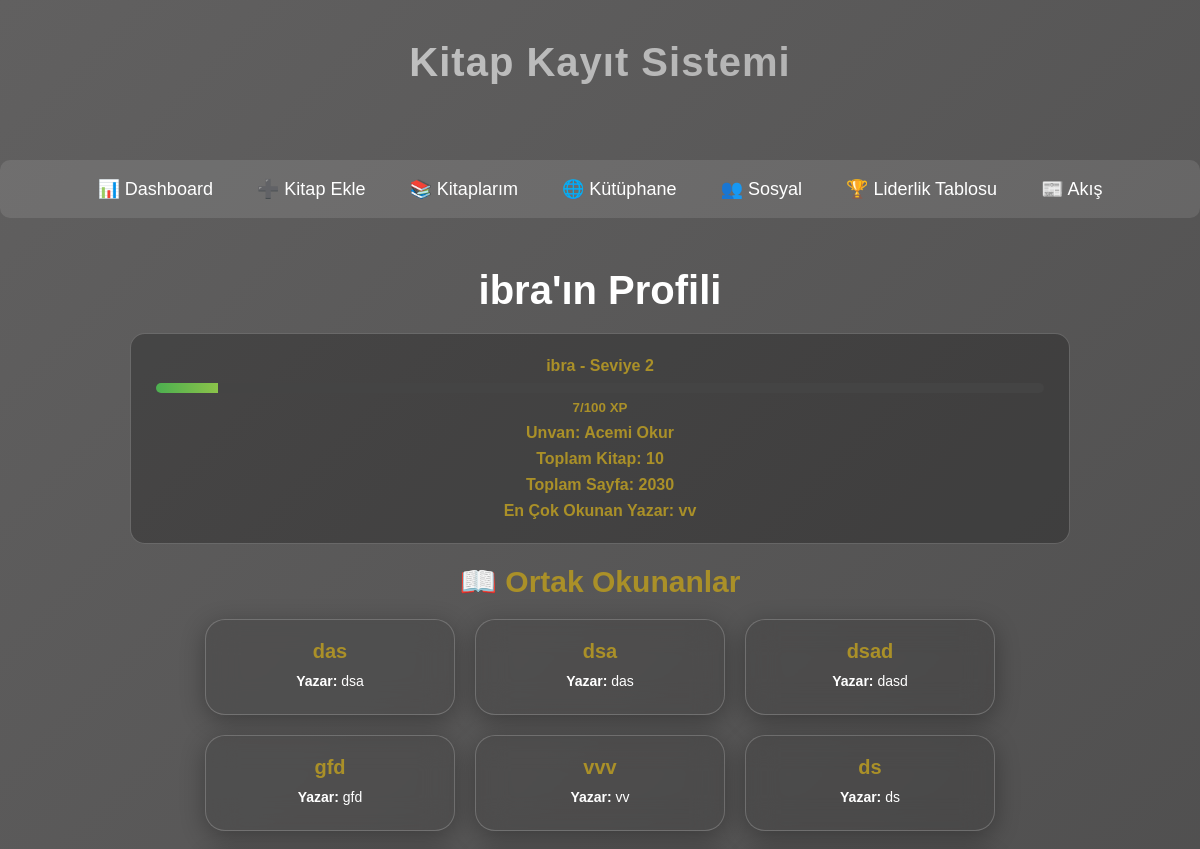
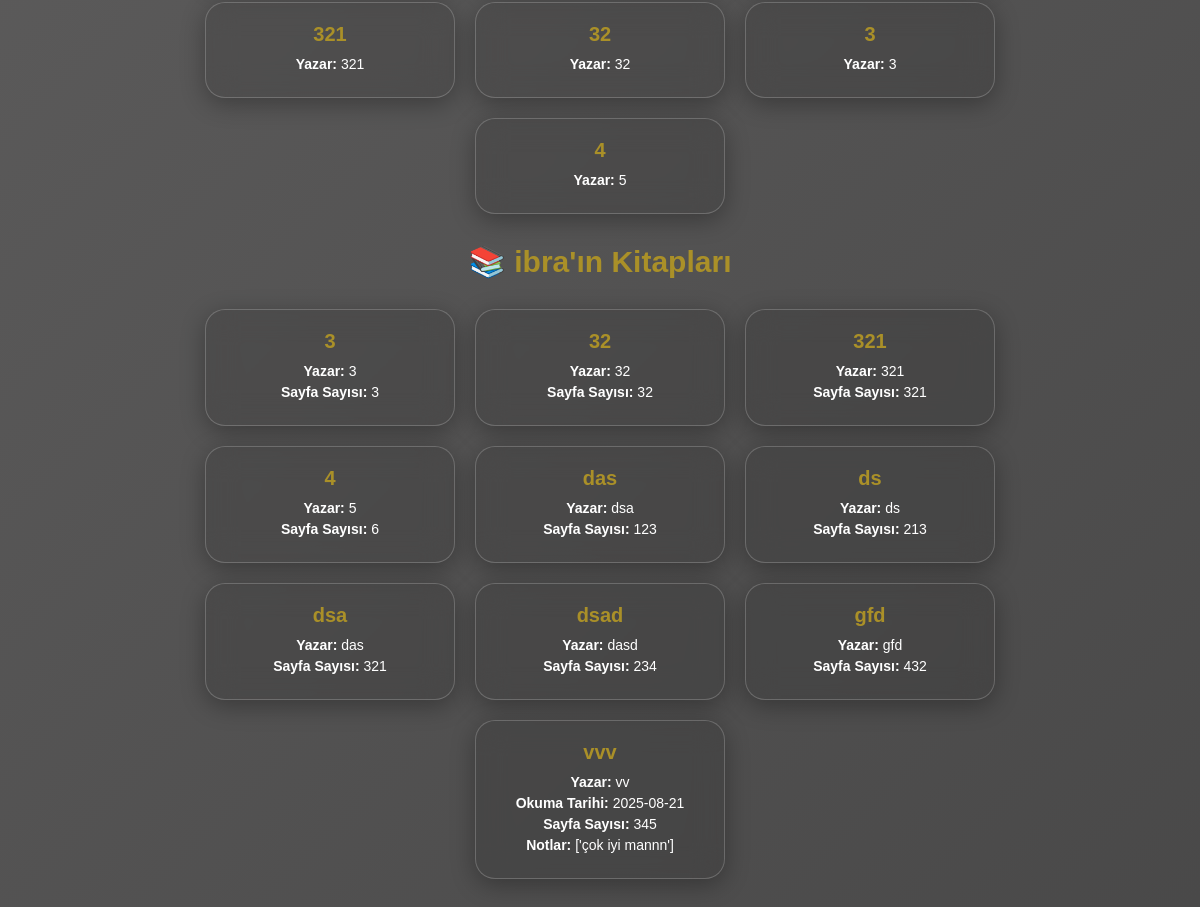
The app's page /user/1 (signed in) with its own data (2 pictures, top to bottom).
### tables this page shows
CREATE TABLE users (
            id INTEGER PRIMARY KEY AUTOINCREMENT,
            username TEXT UNIQUE NOT NULL,
            password TEXT NOT NULL,
            email TEXT,
            xp INTEGER DEFAULT 0,
            level INTEGER DEFAULT 1,
            created_at TEXT DEFAULT CURRENT_TIMESTAMP
        );

CREATE TABLE books (
            id INTEGER PRIMARY KEY AUTOINCREMENT,
            user_id INTEGER NOT NULL,
            title TEXT NOT NULL,
            author TEXT NOT NULL,
            read_date TEXT,
            page INTEGER,
            created_at TEXT DEFAULT CURRENT_TIMESTAMP,
            FOREIGN KEY(user_id) REFERENCES users(id) ON DELETE CASCADE
        );

### app.py (the view)
@app.route("/user/<int:user_id>")
def user_profile(user_id):
    if "user_id" not in session:
        flash("⚠️ Lütfen giriş yapın!", "error")
        return redirect(url_for("index"))
    current_user_id = session["user_id"]
    user_box = get_user_box_data(user_id)  # 👈 profil sahibinin bilgisi
    conn = get_connection()
    cursor = conn.cursor()
    cursor.execute("SELECT id, username FROM users WHERE id=?", (user_id,))
    user_row = cursor.fetchone()
    if not user_row:
        flash("Kullanıcı bulunamadı!", "error")
        return redirect(url_for("social"))
    user = {"id": user_row[0], "username": user_row[1]}
    cursor.execute("SELECT b.id, b.title, b.author, b.read_date, b.page FROM books b WHERE b.user_id=? ORDER BY b.title ASC", (user_id,))
    books_rows = cursor.fetchall()
    books = []
    for r in books_rows:
        book_id, title, author, read_date, page = r
        cursor.execute("SELECT note FROM notes WHERE book_id=? AND user_id=? ORDER BY id DESC", (book_id, user_id))
        user_notes = [n[0] for n in cursor.fetchall()]
        books.append({"id": book_id, "title": title, "author": author, "read_date": read_date, "page": page, "notes": user_notes})
    cursor.execute("SELECT COUNT(*), SUM(page) FROM books WHERE user_id=?", (user_id,))
    total_books, total_pages = cursor.fetchone()
    cursor.execute("SELECT author, COUNT(*) as cnt FROM books WHERE user_id=? GROUP BY author ORDER BY cnt DESC LIMIT 1", (user_id,))
    most_author_row = cursor.fetchone()
    most_author = most_author_row[0] if most_author_row else "Yok"
    stats = {"total_books": total_books or 0, "total_pages": total_pages or 0, "most_author": most_author}
    cursor.execute("SELECT title, author FROM books WHERE user_id=? AND title IN (SELECT title FROM books WHERE user_id=?)", (user_id, current_user_id))
    common_books = cursor.fetchall()
    cursor.execute("SELECT 1 FROM follows WHERE follower_id=? AND following_id=?", (current_user_id, user_id))
    is_following = cursor.fetchone() is not None
    conn.close()
    return render_template("user_profile.html", user_box=user_box, user=user, books=books, stats=stats, common_books=common_books, is_following=is_following, current_user_id=current_user_id)

### app.py (called while the page is built)
def get_user_box_data(user_id):
    conn = get_connection()
    cursor = conn.cursor()
    cursor.execute("SELECT username, xp, level FROM users WHERE id=?", (user_id,))
    row = cursor.fetchone()
    conn.close()
    if not row:
        return {"username": "Bilinmiyor", "xp": 0, "level": 1, "progress": 0, "user_id": user_id}
    username, xp, level = row
    progress = (xp % 100) / 100 * 100
    return {"username": username, "xp": xp, "level": level, "progress": progress, "user_id": user_id}

### database.py (called while the page is built)
def get_connection():
    return sqlite3.connect(DB_NAME)

### templates/user_profile.html (shortened to what this page needs)
<!DOCTYPE html>
<html lang="tr">
<head>
<link rel="stylesheet" href="{{ url_for('static', filename='style.css') }}">
</head>
<body>
<h1 class="page-title">Kitap Kayıt Sistemi</h1>
<div class="tabs">
    <a href="/dashboard" class="tab-link">📊 Dashboard</a>
    <a href="/add_book" class="tab-link">➕ Kitap Ekle</a>
    <a href="/my_books" class="tab-link">📚 Kitaplarım</a>
    <a href="/library" class="tab-link">🌐 Kütüphane</a>
    <a href="/social" class="tab-link">👥 Sosyal</a>
    <a href="/leaderboard" class="tab-link">🏆 Liderlik Tablosu</a>
    <a href="/feed" class="tab-link">📰 Akış</a>
</div>
<div class="profile-wrapper">
    <h2 style="font-size: 40px;">{{ user.username }}'ın Profili</h2>
        <div class="profile-stats">
                    <p><strong>{{ user_box.username }} - Seviye {{ user_box.level }}</strong></p>
        <div class="progress-bar">
            <div class="progress" id="progressBar"></div>
        </div>
        <small>{{ user_box.xp % 100 }}/100 XP</small>
        {% set titles = ['Acemi Okur', 'Kitap Kurdu', 'Usta Okur', 'Bilge Okur', 'Efsane Okur'] %}
        {% set title_index = ((user_box.level - 1) // 5) %}
        <p>Unvan: {{ titles[title_index if title_index < titles|length else -1] }}</p>
            <p>Toplam Kitap: {{ stats.total_books }}</p>
            <p>Toplam Sayfa: {{ stats.total_pages }}</p>
            <p>En Çok Okunan Yazar: {{ stats.most_author }}</p>
        </div>
    {% if common_books %}
        <h3 style="font-size: 30px; margin:20px 0; color:#aa9028;">📖 Ortak Okunanlar</h3>
        <div class="books-container">
            {% for title, author in common_books %}
                <div class="book-card">
                    <h3>{{ title }}</h3>
                    <p><strong>Yazar:</strong> {{ author }}</p>
                </div>
            {% endfor %}
        </div>
    {% endif %}
    <h3 style="font-size: 30px; margin:30px 0; color:#aa9028;">📚 {{ user.username }}'ın Kitapları</h3>
    <div class="books-container">
        {% if books %}
            {% for book in books %}
                <div class="book-card">
                    <h3>{{ book.title }}</h3>
                    <p><strong>Yazar:</strong> {{ book.author }}</p>
                    {% if book.read_date %}
                        <p><strong>Okuma Tarihi:</strong> {{ book.read_date }}</p>
                    {% endif %}
                    {% if book.page %}
                        <p><strong>Sayfa Sayısı:</strong> {{ book.page }}</p>
                    {% endif %}
                    {% if book.notes %}
                        <p><strong>Notlar:</strong> {{ book.notes }}</p>
                    {% endif %}
                </div>
            {% endfor %}
        {% else %}
            <p>Henüz kitap eklenmemiş.</p>
        {% endif %}
    </div>
</div>
</body>
</html>

### static/style.css (style rules this page uses)
* { margin: 0; padding: 0; box-sizing: border-box; font-family: "Poppins", sans-serif; }
body { height: 100%; display: block; background: linear-gradient(-45deg,#191919, #313131, #616060); background-size: 400% 400%; animation: gradientBG 10s ease infinite; padding-top: 160px; }
.page-title { position: absolute; top: 20px; width: 100%; text-align: center; font-size: 50px; font-weight: 800; letter-spacing: 1px; background: linear-gradient(-45deg,#434343, #848484, #cbcbcb); background-size: 400% 400%; -webkit-background-clip: text; -webkit-text-fill-color: transparent; animation: gradientBG 12s ease infinite, titleFade 1.5s ease-in-out; }
.tabs { display: flex !important; justify-content: center !important; align-items: center; gap: 20px !important; margin: 0px auto !important; background: rgba(255, 255, 255, 0.1); padding: 10px 20px !important; border-radius: 10px !important; }
.tab-link { color: #fff; text-decoration: none; font-size: 18px; padding: 8px 12px; border-radius: 10px; transition: background 0.3s; }
.progress-bar { background: #444; border-radius: 8px; overflow: hidden; height: 10px; margin: 5px 0; }
.progress { background: linear-gradient(90deg, #4caf50, #8bc34a); height: 10px; }

### templates/user_profile.html (style rules this page uses)
.profile-wrapper { max-width: 1000px; margin: 20px auto 50px auto; padding: 30px; color: #fff; text-align: center; }
.profile-stats { background: rgba(0,0,0,0.25); border-radius: 15px; padding: 15px 25px; margin-top: 20px; display: block; text-align: center; border: 1px solid rgba(255,255,255,0.2); font-weight: bold; color: #aa9028; }
.profile-stats p { margin: 8px 0; }
.books-container { display: flex; flex-wrap: wrap; gap: 20px; justify-content: center; }
.book-card { background: rgba(0,0,0,0.1); backdrop-filter: blur(15px); border-radius: 20px; padding: 20px; width: 250px; border: 1px solid rgba(255,255,255,0.2); box-shadow: 0 6px 25px rgba(0,0,0,0.3); transition: transform 0.3s, box-shadow 0.3s; }
.book-card h3 { font-size: 20px; margin-bottom: 10px; color: #aa9028; }
.book-card p { font-size: 14px; margin: 5px 0; }
.page-title { text-align: center; font-size: 40px; margin: 20px 0; }

### records on screen
users: username "ibra", level "2", user_box.xp%100 "7"
books: title "das", author "dsa", page "123"
books: title "dsa", author "das", page "321"
books: title "dsad", author "dasd", page "234"
books: title "gfd", author "gfd", page "432"
books: title "vvv", author "vv", read_date "2025-08-21", page "345", notes "['çok iyi mannn']"
books: title "ds", author "ds", page "213"
books: title "321", author "321", page "321"
books: title "32", author "32", page "32"

### other values on screen
{{ titles[title_index if title_index < titles|length else -1] }} "Acemi Okur"
{{ stats.total_books }} "10"
{{ stats.total_pages }} "2030"
{{ stats.most_author }} "vv"
{{ title }} "3" "4"
{{ author }} "3" "5"
{{ book.title }} "3" "4"
{{ book.author }} "3" "5"
{{ book.page }} "3" "6"
